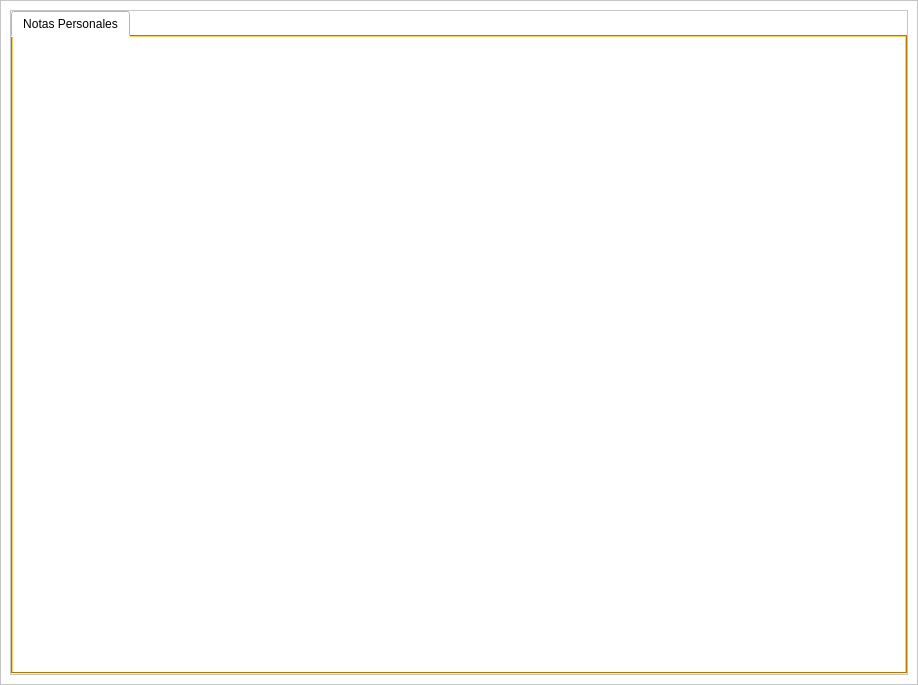
<?xml version="1.0" encoding="UTF-8"?>
<ui version="4.0">
 <class>MainWindow</class>
 <widget class="QMainWindow" name="MainWindow">
  <property name="geometry">
   <rect>
    <x>0</x>
    <y>0</y>
    <width>918</width>
    <height>685</height>
   </rect>
  </property>
  <property name="windowTitle">
   <string>MainWindow</string>
  </property>
  <widget class="QWidget" name="centralwidget">
   <layout class="QGridLayout" name="gridLayout">
    <property name="leftMargin">
     <number>0</number>
    </property>
    <property name="topMargin">
     <number>0</number>
    </property>
    <property name="rightMargin">
     <number>0</number>
    </property>
    <property name="bottomMargin">
     <number>0</number>
    </property>
    <property name="spacing">
     <number>0</number>
    </property>
    <item row="0" column="0">
     <widget class="QFrame" name="frame">
      <property name="styleSheet">
       <string notr="true">background-color: rgb(255, 255, 255);</string>
      </property>
      <property name="frameShape">
       <enum>QFrame::StyledPanel</enum>
      </property>
      <property name="frameShadow">
       <enum>QFrame::Raised</enum>
      </property>
      <layout class="QVBoxLayout" name="verticalLayout_2">
       <item>
        <widget class="QFrame" name="frame_2">
         <property name="frameShape">
          <enum>QFrame::StyledPanel</enum>
         </property>
         <property name="frameShadow">
          <enum>QFrame::Raised</enum>
         </property>
         <layout class="QVBoxLayout" name="verticalLayout">
          <property name="spacing">
           <number>0</number>
          </property>
          <property name="leftMargin">
           <number>0</number>
          </property>
          <property name="topMargin">
           <number>0</number>
          </property>
          <property name="rightMargin">
           <number>0</number>
          </property>
          <property name="bottomMargin">
           <number>0</number>
          </property>
          <item>
           <widget class="QTabWidget" name="notasTab">
            <property name="styleSheet">
             <string notr="true">#notasTab{
	background-color: rgb(255, 170, 0);
}

#ingresosInput{
	width: 100px;
	padding: 10px 0px;
}

#ahorros_box{
	width: 140px;
	height: 25;
}

#gastos_box{
	width: 140px;
	height: 25;
}

#tablaInput{
	width:	100%;
}

#btnAplicar,#btnReiniciar,#btnInicio{
	height: 30px;
	margin-top:10px;
}

#graficos_box{
	height:10px;
}</string>
            </property>
            <property name="currentIndex">
             <number>0</number>
            </property>
            <widget class="QWidget" name="tab">
             <attribute name="title">
              <string>Notas Personales</string>
             </attribute>
             <layout class="QHBoxLayout" name="horizontalLayout"/>
            </widget>
           </widget>
          </item>
         </layout>
        </widget>
       </item>
      </layout>
     </widget>
    </item>
   </layout>
  </widget>
 </widget>
 <resources/>
 <connections/>
</ui>
